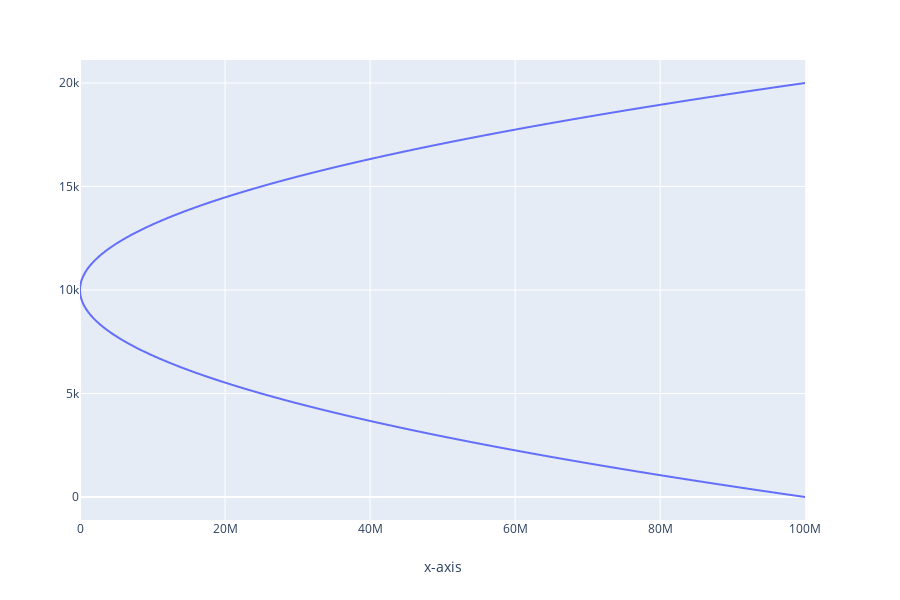

This figure's notebook cell:
### Code cell
def f(x):
    return np.power(x,2)
x2=np.arange(-10000,10000,1)
y=f(x2)
px.line(x2,y,labels={"x":"x-axis","index":"y-axis"})

### Figure 1 — Plotly figure (JSON) as saved in the notebook; plotly's stock layout.template omitted (floating-point values rounded to 4 significant figures; data arrays with more than 128 entries replaced by an {"elided": "..."} marker saying what was removed)
{"data": [{"hoverlabel": {"namelength": 0}, "hovertemplate": "x-axis=%{x}", "legendgroup": "", "line": {"color": "#636efa", "dash": "solid"}, "mode": "lines", "name": "", "showlegend": false, "type": "scattergl", "x": {"elided": "20000 int values"}, "xaxis": "x", "yaxis": "y"}], "layout": {"height": 600, "legend": {"tracegroupgap": 0}, "margin": {"t": 60}, "xaxis": {"anchor": "y", "domain": [0, 0.98], "title": {"text": "x-axis"}}, "yaxis": {"anchor": "x", "domain": [0, 1]}}}
